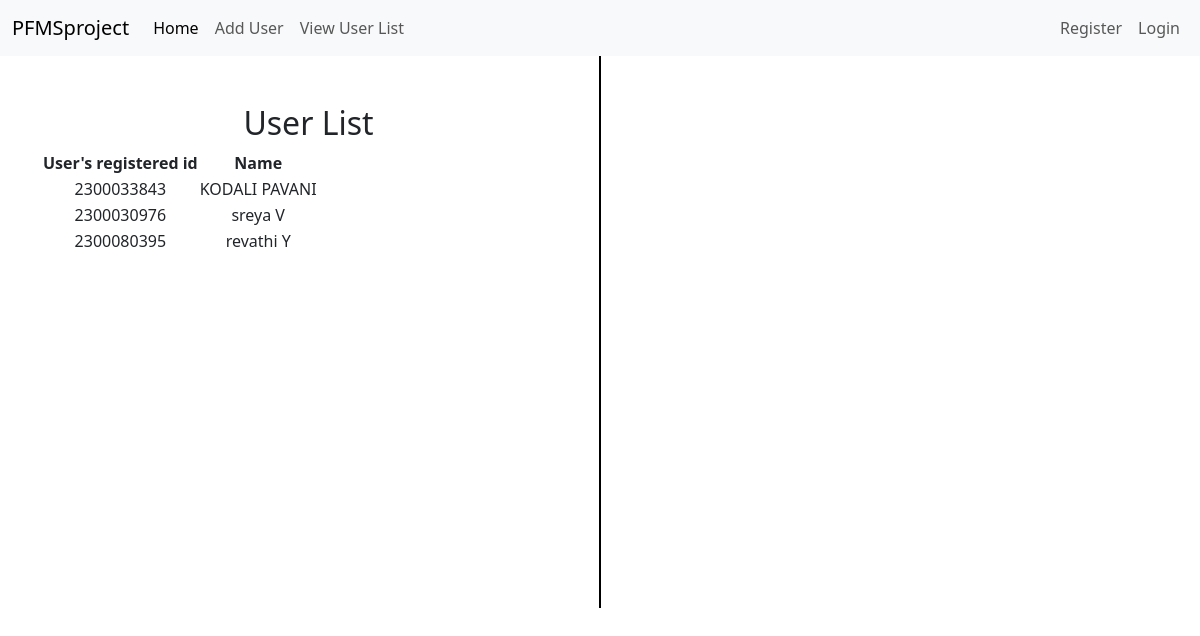
The page /student_list/ on the database its author committed.
### adminapp/models.py (models this page shows, shortened)
class StudentList(models.Model):
    Register_Number = models.CharField(max_length=20, unique=True)
    Name = models.CharField(max_length=100)
    user = models.OneToOneField(User, on_delete=models.CASCADE, null=True)

### adminapp/views.py (the view)
# urls.py: path('student_list/', views.student_list, name='student_list'),
def student_list(request):
    students = StudentList.objects.all()
    return render(request, 'adminapp/student_list.html', {'students': students})

### templates/adminapp/student_list.html (shortened to what this page needs)
{% extends 'Navbar/managerNavbar.html' %}
{% load static %}
{% block body %}
<div class="container text-center">
  <div class="row">
    <div class="col">
        <br><br>
            <h2>User List</h2>
<table>
    <tr>
        <th>User's registered id</th>
        <th>Name</th>
    </tr>
    {% for student in students %}
    <tr>
        <td>{{ student.Register_Number }}</td>
        <td>{{ student.Name }}</td>
    </tr>
    {% endfor %}
</table>
    </div>
      <br><br><br><br><br><br><br><br><br><br><br><br><br><br><br><br>
      <br><br><br><br><br><br><br>
       <div class="col-auto d-flex align-items-center">
      <div style="border-left: 2px solid black; height: 100%;"></div>
    </div>
    <div class="col">
        <br><br>
    </div>
  </div>
</div>
{% endblock %}

### rows shown on the page
StudentList: Register_Number "2300033843", Name "KODALI PAVANI"
StudentList: Register_Number "2300030976", Name "sreya V"
StudentList: Register_Number "2300080395", Name "revathi Y"
